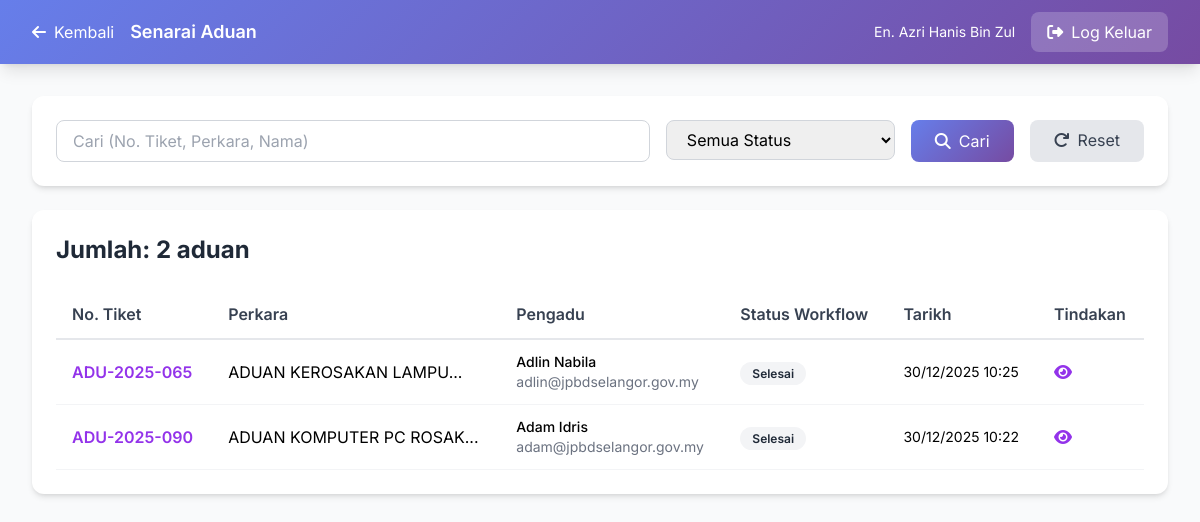
The app's page /admin/unit-aduan-dalaman/complaints.php (signed in) with its own data.
### tables this page shows
CREATE TABLE `complaints` (
  `id` int NOT NULL,
  `ticket_number` varchar(50) NOT NULL,
  `jenis` enum('aduan','cadangan') NOT NULL,
  `perkara` varchar(500) NOT NULL,
  `keterangan` text NOT NULL,
  `user_id` int DEFAULT NULL,
  `nama_pengadu` varchar(255) NOT NULL,
  `alamat` text,
  `no_telefon` varchar(50) DEFAULT NULL,
  `poskod` varchar(10) DEFAULT NULL,
  `jawatan` varchar(255) DEFAULT NULL,
  `bahagian` varchar(255) DEFAULT NULL,
  `tingkat` varchar(50) DEFAULT NULL,
  `email` varchar(255) NOT NULL,
  `no_sambungan` varchar(50) DEFAULT NULL,
  `jenis_aset` varchar(100) DEFAULT NULL,
  `no_pendaftaran_aset` varchar(100) DEFAULT NULL,
  `pengguna_akhir` varchar(255) DEFAULT NULL,
  `tarikh_kerosakan` date DEFAULT NULL,
  `perihal_kerosakan` varchar(255) DEFAULT NULL,
  `perihal_kerosakan_value` varchar(100) DEFAULT NULL,
  `officer_id` int DEFAULT NULL,
  `pegawai_penerima` varchar(255) DEFAULT NULL,
  `status` enum('pending','dalam_pemeriksaan','sedang_dibaiki','selesai','dibatalkan') DEFAULT 'pending',
  `workflow_status` enum('baru','disahkan_unit_aduan','dimajukan_unit_aset','dalam_semakan_unit_aset','dimajukan_pegawai_pelulus','diluluskan','ditolak','dimajukan_unit_it','selesai') DEFAULT 'baru',
  `unit_aduan_verified_by` int DEFAULT NULL,
  `priority` enum('rendah','sederhana','tinggi','kritikal') DEFAULT 'sederhana',
  `progress` int DEFAULT '0',
  `rating` enum('cemerlang','baik','memuaskan','tidak_memuaskan') DEFAULT NULL,
  `feedback_comment` text,
  `created_at` timestamp NOT NULL DEFAULT CURRENT_TIMESTAMP,
  `updated_at` timestamp NOT NULL DEFAULT CURRENT_TIMESTAMP ON UPDATE CURRENT_TIMESTAMP,
  `completed_at` timestamp NULL DEFAULT NULL,
  `unit_aduan_verified_at` datetime DEFAULT NULL,
  `dimajukan_ke` int DEFAULT NULL COMMENT 'Unit Aset Officer ID',
  `tindakan_susulan` text,
  `tindakan_kesimpulan` text,
  `unit_aset_officer_id` int DEFAULT NULL,
  `unit_aset_reviewed_at` datetime DEFAULT NULL,
  `pegawai_pelulus_id` int DEFAULT NULL,
  `pegawai_pelulus_reviewed_at` datetime DEFAULT NULL,
  `pegawai_pelulus_status` enum('diluluskan','ditolak','pending') DEFAULT 'pending',
  `unit_aset_processed_by` int DEFAULT NULL COMMENT 'User ID who processed in Unit Aset',
  `unit_aset_processed_at` datetime DEFAULT NULL COMMENT 'When Unit Aset processed',
  `approval_officer_id` int DEFAULT NULL COMMENT 'Approval officer for this complaint',
  `unit_it_officer_id` int DEFAULT NULL COMMENT 'Unit IT officer assigned to execute the work',
  `unit_it_assigned_at` datetime DEFAULT NULL COMMENT 'When Unit IT was assigned',
  `unit_it_completed_by` int DEFAULT NULL COMMENT 'User ID who completed in Unit IT',
  `unit_it_completed_at` datetime DEFAULT NULL COMMENT 'When Unit IT completed the work'
);

### config/config.php (called while the page is built, shortened)
<?php
function sanitize($data) {
    $data = trim($data);
    $data = stripslashes($data);
    $data = htmlspecialchars($data, ENT_QUOTES, 'UTF-8');
    return $data;
}
function isLoggedIn() {
    return isset($_SESSION['user_id']) && !empty($_SESSION['user_id']);
}
function getUser() {
    return [
        'id' => $_SESSION['user_id'] ?? null,
        'nama' => $_SESSION['nama'] ?? null,
        'email' => $_SESSION['email'] ?? null,
        'role' => $_SESSION['role'] ?? 'user'
    ];
}

### admin/unit-aduan-dalaman/complaints.php (the view, shortened to what this page needs)
<?php
require_once __DIR__ . '/../../config/config.php';
$db = getDB();
$workflow_filter = $_GET['workflow_status'] ?? 'all';
$search = sanitize($_GET['search'] ?? '');
$sql = "
    SELECT c.*,
           u.nama_penuh as verified_by_name,
           uao.nama as dimajukan_ke_nama
    FROM complaints c
    LEFT JOIN users u ON c.unit_aduan_verified_by = u.id
    LEFT JOIN unit_aset_officers uao ON c.dimajukan_ke = uao.id
    WHERE 1=1
";
$params = [];
$sql .= " ORDER BY c.created_at DESC";
$stmt = $db->prepare($sql);
$stmt->execute($params);
$complaints = $stmt->fetchAll();
$user = getUser();
?>
<!DOCTYPE html>
<html lang="ms">
<head>
    <script src="https://cdn.tailwindcss.com"></script>
    <link href="https://cdnjs.cloudflare.com/ajax/libs/font-awesome/6.4.0/css/all.min.css" rel="stylesheet">
</head>
<body class="bg-gray-50">
    <nav class="gradient-bg text-white shadow-lg">
        <div class="max-w-7xl mx-auto px-4 sm:px-6 lg:px-8">
            <div class="flex justify-between items-center h-16">
                <div class="flex items-center space-x-4">
                    <a href="index.php" class="flex items-center space-x-2 hover:opacity-80">
                        <i class="fas fa-arrow-left"></i>
                        <span>Kembali</span>
                    </a>
                    <span class="font-semibold text-lg">Senarai Aduan</span>
                </div>
                <div class="flex items-center space-x-4">
                    <span class="text-sm"><?php echo htmlspecialchars($user['nama']); ?></span>
                    <a href="../../api/logout.php" class="px-4 py-2 bg-white bg-opacity-20 rounded-lg hover:bg-opacity-30 transition">
                        <i class="fas fa-sign-out-alt mr-2"></i>Log Keluar
                    </a>
                </div>
            </div>
        </div>
    </nav>
    <div class="max-w-7xl mx-auto px-4 sm:px-6 lg:px-8 py-8">
        <div class="bg-white rounded-xl shadow-md p-6 mb-6">
            <form method="GET" class="flex flex-wrap gap-4">
                <div class="flex-1 min-w-[200px]">
                    <input type="text" name="search" value="<?php echo htmlspecialchars($search); ?>"
                        placeholder="Cari (No. Tiket, Perkara, Nama)"
                        class="w-full px-4 py-2 border border-gray-300 rounded-lg focus:ring-2 focus:ring-purple-500 focus:border-transparent">
                </div>
                <div>
                    <select name="workflow_status" class="px-4 py-2 border border-gray-300 rounded-lg focus:ring-2 focus:ring-purple-500">
                        <option value="all" <?php echo $workflow_filter === 'all' ? 'selected' : ''; ?>>Semua Status</option>
                    </select>
                </div>
                <button type="submit" class="px-6 py-2 gradient-bg text-white rounded-lg hover:opacity-90">
                    <i class="fas fa-search mr-2"></i>Cari
                </button>
                <a href="complaints.php" class="px-6 py-2 bg-gray-200 text-gray-700 rounded-lg hover:bg-gray-300">
                    <i class="fas fa-redo mr-2"></i>Reset
                </a>
            </form>
        </div>
        <div class="bg-white rounded-xl shadow-md p-6">
            <h2 class="text-2xl font-bold text-gray-800 mb-6">
                Jumlah: <?php echo count($complaints); ?> aduan
            </h2>
            <div class="overflow-x-auto">
                <table class="w-full">
                    <thead>
                        <tr class="border-b-2 border-gray-200">
                            <th class="text-left py-3 px-4 font-semibold text-gray-700">No. Tiket</th>
                            <th class="text-left py-3 px-4 font-semibold text-gray-700">Perkara</th>
                            <th class="text-left py-3 px-4 font-semibold text-gray-700">Pengadu</th>
                            <th class="text-left py-3 px-4 font-semibold text-gray-700">Status Workflow</th>
                            <th class="text-left py-3 px-4 font-semibold text-gray-700">Tarikh</th>
                            <th class="text-left py-3 px-4 font-semibold text-gray-700">Tindakan</th>
                        </tr>
                    </thead>
                    <tbody>
                        <?php if (empty($complaints)): ?>
                        <tr>
                            <td colspan="6" class="text-center py-8 text-gray-500">
                                <i class="fas fa-inbox text-4xl mb-2"></i>
                                <p>Tiada aduan dijumpai</p>
                            </td>
                        </tr>
                        <?php else: ?>
                            <?php foreach ($complaints as $complaint): ?>
                            <tr class="border-b border-gray-100 hover:bg-gray-50">
                                <td class="py-3 px-4">
                                    <span class="font-semibold text-purple-600"><?php echo htmlspecialchars($complaint['ticket_number']); ?></span>
                                </td>
                                <td class="py-3 px-4"><?php echo htmlspecialchars(substr($complaint['perkara'], 0, 40)); ?>...</td>
                                <td class="py-3 px-4">
                                    <div class="text-sm">
                                        <div class="font-medium"><?php echo htmlspecialchars($complaint['nama_pengadu']); ?></div>
                                        <div class="text-gray-500"><?php echo htmlspecialchars($complaint['email']); ?></div>
                                    </div>
                                </td>
                                <td class="py-3 px-4">
                                    <?php
                                    $workflow_colors = [
                                        'baru' => 'bg-yellow-100 text-yellow-800',
                                        'disahkan_unit_aduan' => 'bg-green-100 text-green-800',
                                        'dimajukan_unit_aset' => 'bg-purple-100 text-purple-800',
                                        'dalam_semakan_unit_aset' => 'bg-blue-100 text-blue-800',
                                        'dimajukan_pegawai_pelulus' => 'bg-indigo-100 text-indigo-800',
                                        'diluluskan' => 'bg-teal-100 text-teal-800',
                                        'ditolak' => 'bg-red-100 text-red-800',
                                        'selesai' => 'bg-gray-100 text-gray-800'
                                    ];
                                    $workflow_labels = [
                                        'baru' => 'Baru',
                                        'disahkan_unit_aduan' => 'Disahkan Unit Aduan',
                                        'dimajukan_unit_aset' => 'Dimajukan ke Unit Aset',
                                        'dalam_semakan_unit_aset' => 'Dalam Semakan Unit Aset',
                                        'dimajukan_pegawai_pelulus' => 'Dimajukan ke Pegawai Pelulus',
                                        'diluluskan' => 'Diluluskan',
                                        'ditolak' => 'Ditolak',
                                        'selesai' => 'Selesai'
                                    ];
                                    $color = $workflow_colors[$complaint['workflow_status']] ?? 'bg-gray-100 text-gray-800';
                                    $label = $workflow_labels[$complaint['workflow_status']] ?? $complaint['workflow_status'];
                                    ?>
                                    <span class="px-3 py-1 rounded-full text-xs font-semibold <?php echo $color; ?>">
                                        <?php echo $label; ?>
                                    </span>
                                </td>
                                <td class="py-3 px-4 text-sm"><?php echo date('d/m/Y H:i', strtotime($complaint['created_at'])); ?></td>
                                <td class="py-3 px-4">
                                    <a href="view_complaint.php?id=<?php echo $complaint['id']; ?>"
                                       class="text-purple-600 hover:text-purple-800 mr-3" title="Lihat & Proses">
                                        <i class="fas fa-eye"></i>
                                    </a>
                                </td>
                            </tr>
                            <?php endforeach; ?>
                        <?php endif; ?>
                    </tbody>
                </table>
            </div>
        </div>
    </div>
</body>
</html>

### admin/unit-aduan-dalaman/complaints.php (style rules this page uses)
* { font-family: 'Inter', sans-serif; }
.gradient-bg { background: linear-gradient(135deg, #667eea 0%, #764ba2 100%); }

### records on screen
complaints: ticket_number "ADU-2025-065", perkara "ADUAN KEROSAKAN LAMPU", nama_pengadu "Adlin Nabila", email "adlin@jpbdselangor.gov.my", workflow_status "Selesai", created_at "30/12/2025 10:25"
complaints: ticket_number "ADU-2025-090", perkara "ADUAN KOMPUTER PC ROSAK", nama_pengadu "Adam Idris", email "adam@jpbdselangor.gov.my", workflow_status "Selesai", created_at "30/12/2025 10:22"

### other values on screen
$user['nama'] "En. Azri Hanis Bin Zul"
count($complaints) "2"
